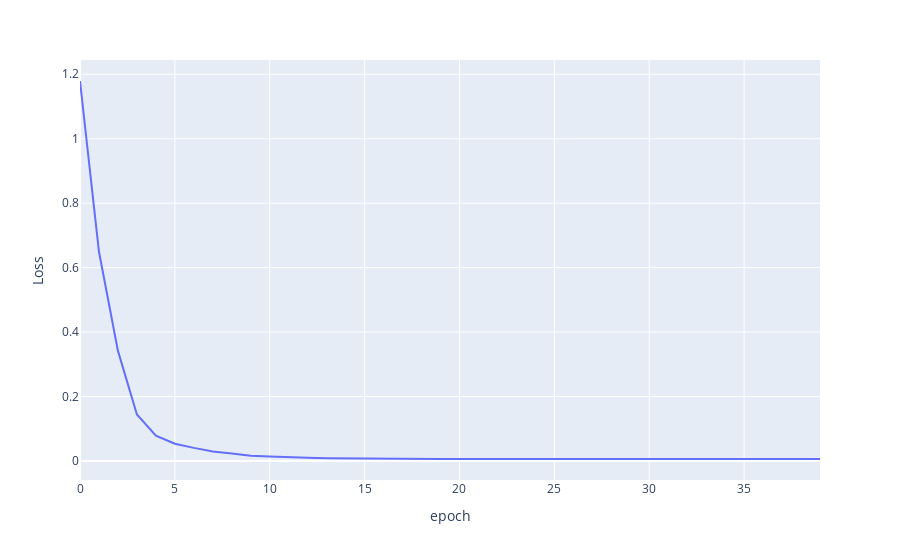

The notebook cell this image was saved under:
### Code cell
#Plotting loss
fig = px.line(metrics_fit, x=metrics_fit["epoch"], y=metrics_fit["Loss"])
fig.show()

### Figure 1 — Plotly figure (JSON) as saved in the notebook; plotly's stock layout.template omitted (floating-point values rounded to 4 significant figures)
{"data": [{"hovertemplate": "epoch=%{x}<br>Loss=%{y}<extra></extra>", "legendgroup": "", "line": {"color": "#636efa", "dash": "solid"}, "marker": {"symbol": "circle"}, "mode": "lines", "name": "", "orientation": "v", "showlegend": false, "type": "scatter", "x": [0, 1, 2, 3, 4, 5, 6, 7, 8, 9, 10, 11, 12, 13, 14, 15, 16, 17, 18, 19, 20, 21, 22, 23, 24, 25, 26, 27, 28, 29, 30, 31, 32, 33, 34, 35, 36, 37, 38, 39], "xaxis": "x", "y": [1.179, 0.6492, 0.3416, 0.1442, 0.07892, 0.05375, 0.04074, 0.02963, 0.02315, 0.01657, 0.01404, 0.01137, 0.009935, 0.008796, 0.008079, 0.007513, 0.007204, 0.006895, 0.006698, 0.00655, 0.006541, 0.006404, 0.006329, 0.006333, 0.006296, 0.006274, 0.006354, 0.006325, 0.006292, 0.006288, 0.006213, 0.006226, 0.006219, 0.006242, 0.006185, 0.006169, 0.006222, 0.00623, 0.006167, 0.006239], "yaxis": "y"}], "layout": {"legend": {"tracegroupgap": 0}, "margin": {"t": 60}, "xaxis": {"anchor": "y", "domain": [0, 1], "title": {"text": "epoch"}}, "yaxis": {"anchor": "x", "domain": [0, 1], "title": {"text": "Loss"}}}}
